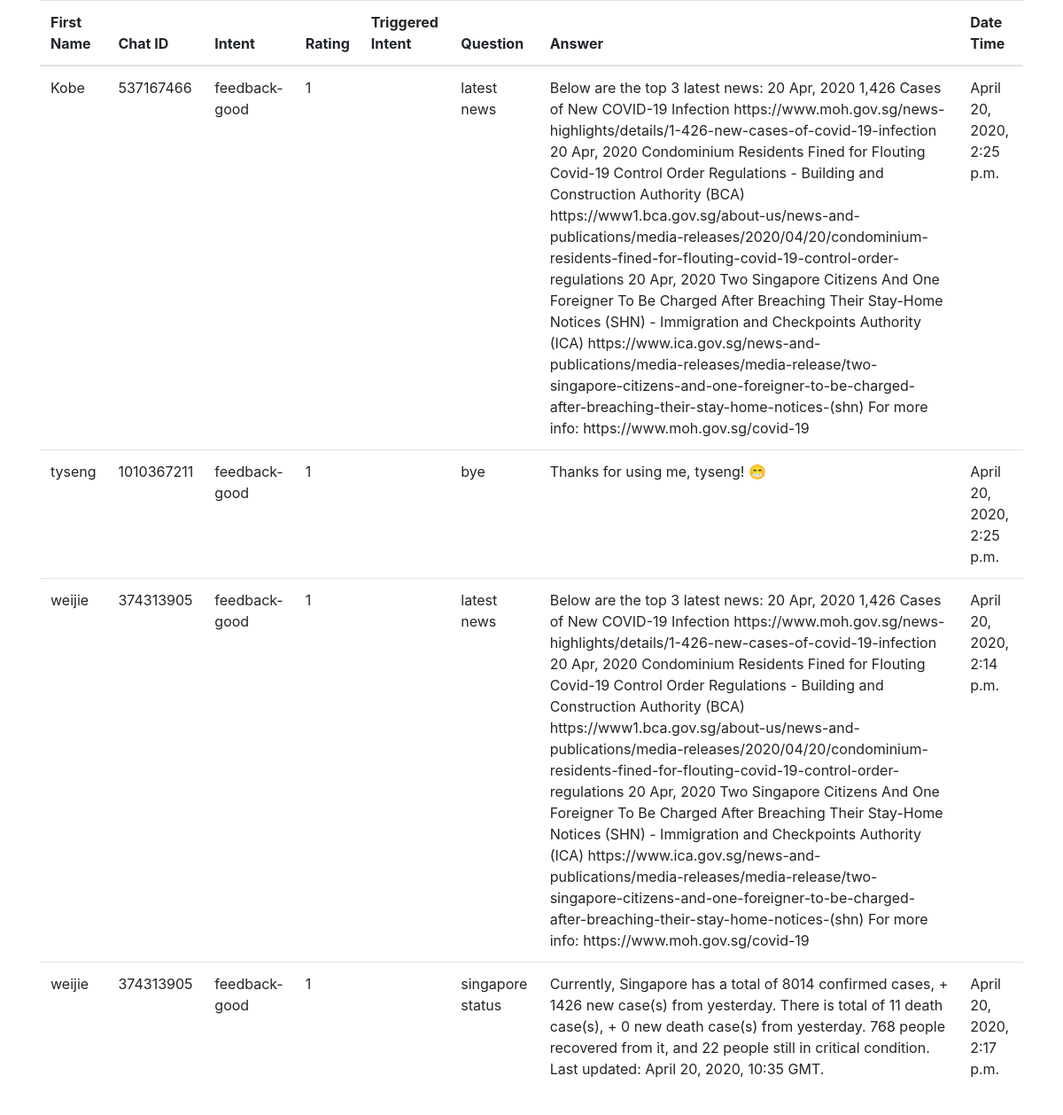
The app's page /feedback_page/ with its own data.
### chatbot_app/models.py (models this page shows)
class feedbackList(models.Model):
    intent = models.CharField(max_length=100, blank=False)
    first_name = models.CharField(max_length=100, blank=True)
    telegram_user = models.CharField(max_length=100, blank=True)
    session_ID = models.CharField(max_length=100, blank=False)
    chat_ID = models.CharField(max_length=100)
    triggered_intent = models.CharField(max_length=100, blank=True)
    rating = models.IntegerField()
    question = models.CharField(max_length=10000)
    answer = models.CharField(max_length=10000)
    datetime = models.DateTimeField(auto_now = True)

### chatbot_app/views.py (the view)
# urls.py: path('feedback_page/', views.feedback_page, name='feedback_page_list'),
def feedback_page(request):
    feedback_item = feedbackList.objects.order_by('first_name')
    feedback_dict = {'fb_table' : feedback_item}
    return render(request, r'chat_bot_template/feedback_page.html', feedback_dict)

### templates/chat_bot_template/feedback_page.html (shortened to what this page needs)
<!DOCTYPE html>
{% load static %}
    <head>
        <link rel="stylesheet" href="{% static "css/bootstrap.css" %}">
    </head>
    <body>
        <div class='container'>
            {% if fb_table %}
            <table class='table'>
                <thead>
                    <th>First Name</th>
                    <th>Chat ID</th>
                    <th>Intent</th>
                    <th>Rating</th>
                    <th>Triggered Intent</th>
                    <th>Question</th>
                    <th>Answer</th>
                    <th>Date Time</th>
                </thead>
                {% for i in fb_table %}
                <tr>
                    <td>{{i.first_name}}</td>
                    <td>{{i.chat_ID}}</td>
                    <td>{{i.intent}}</td>
                    <td>{{i.rating}}</td>
                    <td>{{i.triggered_intent}}</td>
                    <td>{{i.question}}</td>
                    <td>{{i.answer}}</td>
                    <td>{{i.datetime}}</td>
                </tr>
                {%endfor%}
            </table>
            {% else %}
            <br>
            <p>No record found!</p>
            {%endif%}
            <br>
        </div>
    </body>
</html>

### records on screen
feedbackList: first_name "Kobe", chat_ID "537167466", intent "feedback-good", rating "1", question "latest news", answer "Below are the top 3 latest news: 20 Apr, 2020 1,426 Cases of New COVID-19 Infection https://www.moh.gov.sg/news-highlights/details/1-426-new-cases-of-covid-19-infection 20 Apr, 2020 Condominium Residents Fined for Flouting Covid-19 Control Order Regulations - Building and Construction Authority (BCA) https://www1.bca.gov.sg/about-us/news-and-publications/media-releases/2020/04/20/condominium-residents-fined-for-flouting-covid-19-control-order-regulations 20 Apr, 2020 Two Singapore Citizens And One Foreigner To Be Charged After Breaching Their Stay-Home Notices (SHN) - Immigration and Checkpoints Authority (ICA)…", datetime "April 20, 2020, 2:25 p.m."
feedbackList: first_name "tyseng", chat_ID "1010367211", intent "feedback-good", rating "1", question "bye", answer "Thanks for using me, tyseng! 😁", datetime "April 20, 2020, 2:25 p.m."
feedbackList: first_name "weijie", chat_ID "374313905", intent "feedback-good", rating "1", question "latest news", answer "Below are the top 3 latest news: 20 Apr, 2020 1,426 Cases of New COVID-19 Infection https://www.moh.gov.sg/news-highlights/details/1-426-new-cases-of-covid-19-infection 20 Apr, 2020 Condominium Residents Fined for Flouting Covid-19 Control Order Regulations - Building and Construction Authority (BCA) https://www1.bca.gov.sg/about-us/news-and-publications/media-releases/2020/04/20/condominium-residents-fined-for-flouting-covid-19-control-order-regulations 20 Apr, 2020 Two Singapore Citizens And One Foreigner To Be Charged After Breaching Their Stay-Home Notices (SHN) - Immigration and Checkpoints Authority (ICA)…", datetime "April 20, 2020, 2:14 p.m."
feedbackList: first_name "weijie", chat_ID "374313905", intent "feedback-good", rating "1", question "singapore status", answer "Currently, Singapore has a total of 8014 confirmed cases, + 1426 new case(s) from yesterday. There is total of 11 death case(s), + 0 new death case(s) from yesterday. 768 people recovered from it, and 22 people still in critical condition. Last updated: April 20, 2020, 10:35 GMT.", datetime "April 20, 2020, 2:17 p.m."
